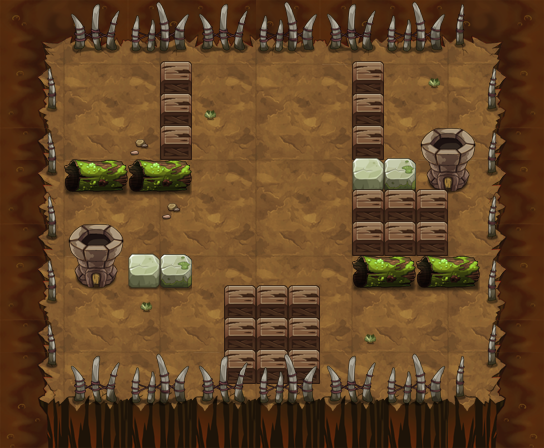

Below is a game level as drawn by its tile map, then a one-line description and the .tmx that defines it (tile-layer data replaced by summaries):
An orthogonal 17x14 tile map with 32x32 px tiles, 16 tile layers (PASS, 块层 2, 块层 5, 块层 3, ...) and 27 objects (23x TRAP, 3x yjdw1, PLAYER).

<map version="1.0" orientation="orthogonal" width="17" height="14" tilewidth="32" tileheight="32">
 <properties>
  <property name="DESTRY1" value="25" />
  <property name="DESTRY2" value="27" />
  <property name="DESTRY_COUNT" value="2" />
  <property name="EXP" value="1040" />
  <property name="ITEM" value="D039" />
  <property name="MONEY" value="1560" />
 </properties>
 <tileset firstgid="1" name="yjbl" tilewidth="32" tileheight="32">
  <image source="yjbl.png" width="450" height="600" />
 </tileset>
 <layer name="PASS" width="17" height="14">
  <data>[238 cells, 147 non-empty, 11 distinct tile ids]</data>
 </layer>
 <layer name="块层 2" width="17" height="14">
  <data>[238 cells, 238 non-empty, 31 distinct tile ids]</data>
 </layer>
 <layer name="块层 5" width="17" height="14">
  <data>[238 cells, 16 non-empty, 6 distinct tile ids]</data>
 </layer>
 <layer name="块层 3" width="17" height="14">
  <data>[238 cells, 65 non-empty, 12 distinct tile ids]</data>
 </layer>
 <layer name="块层 6" width="17" height="14">
  <data>[238 cells, 37 non-empty, 7 distinct tile ids]</data>
 </layer>
 <layer name="SHELTER 11" width="17" height="14">
  <data>[238 cells, 13 non-empty, 5 distinct tile ids]</data>
 </layer>
 <layer name="SHELTER 10" width="17" height="14">
  <data>[238 cells, 3 non-empty, 1 distinct tile ids]</data>
 </layer>
 <layer name="SHELTER 9" width="17" height="14">
  <data>[238 cells, 3 non-empty, 1 distinct tile ids]</data>
 </layer>
 <layer name="SHELTER 8" width="17" height="14">
  <data>[238 cells, 3 non-empty, 1 distinct tile ids]</data>
 </layer>
 <layer name="SHELTER 7" width="17" height="14">
  <data>[238 cells, 8 non-empty, 6 distinct tile ids]</data>
 </layer>
 <layer name="SHELTER 6" width="17" height="14">
  <data>[238 cells, 3 non-empty, 1 distinct tile ids]</data>
 </layer>
 <layer name="SHELTER 5" width="17" height="14">
  <data>[238 cells, 3 non-empty, 1 distinct tile ids]</data>
 </layer>
 <layer name="SHELTER 4" width="17" height="14">
  <data>[238 cells, 8 non-empty, 6 distinct tile ids]</data>
 </layer>
 <layer name="SHELTER 3" width="17" height="14">
  <data>[238 cells, 2 non-empty, 1 distinct tile ids]</data>
 </layer>
 <layer name="SHELTER 2" width="17" height="14">
  <data>[238 cells, 2 non-empty, 1 distinct tile ids]</data>
 </layer>
 <layer name="SHELTER 1" width="17" height="14">
  <data>[238 cells, 2 non-empty, 1 distinct tile ids]</data>
 </layer>
 <objectgroup name="对象层 1" width="17" height="14">
  <object name="liusha" type="TRAP" x="256" y="192" width="32" height="32">
   <properties>
    <property name="lua_ai" value="trap_mire_ai" />
    <property name="trap_ani" value="liusha.actor" />
    <property name="trap_floor" value="true" />
    <property name="trap_sh" value="1" />
    <property name="trap_sw" value="1" />
   </properties>
  </object>
  <object name="PLAYER" type="PLAYER" x="64" y="192" width="32" height="32" />
  <object name="yjdw1" x="224" y="64" width="32" height="32">
   <properties>
    <property name="buff_type" value="fire_shell" />
    <property name="lua_ai" value="monster_yjdw_ai" />
    <property name="quality" value="yjdw1.quality" />
   </properties>
  </object>
  <object name="staff_driger_control" type="TRAP" x="0" y="416" width="32" height="32">
   <properties>
    <property name="trap_delay" value="10" />
    <property name="trap_id" value="0" />
    <property name="trap_script" value="trap(&quot;staff_driger&quot;):setOpened(true);" />
    <property name="trap_start_mode" value="2" />
    <property name="trap_state" value="open" />
   </properties>
  </object>
  <object name="staff_driger" type="TRAP" x="448" y="224" width="32" height="32">
   <properties>
    <property name="trap_ani" value="driger.actor" />
    <property name="trap_floor" value="true" />
    <property name="trap_id" value="0" />
    <property name="trap_script" value="target(&quot;PLAYER&quot;):setCurrentUseSkill(  make_ice_staff_skill()  );target(&quot;PLAYER&quot;):setEffectAnimateName(&quot;find_player.ani&quot;);trap(&quot;staff_driger&quot;):setOpened(false)" />
    <property name="trap_start_mode" value="0" />
    <property name="trap_state" value="open" />
   </properties>
  </object>
  <object name="yjdw1" x="128" y="320" width="32" height="32">
   <properties>
    <property name="buff_type" value="fire_shell" />
    <property name="lua_ai" value="monster_yjdw_ai" />
    <property name="quality" value="yjdw1.quality" />
   </properties>
  </object>
  <object name="yjdw1" x="384" y="320" width="32" height="32">
   <properties>
    <property name="buff_type" value="fire_shell" />
    <property name="lua_ai" value="monster_yjdw_ai" />
    <property name="quality" value="yjdw1.quality" />
   </properties>
  </object>
  <object name="belt_down" type="TRAP" x="192" y="96" width="32" height="32">
   <properties>
    <property name="lua_ai" value="trap_belt_down_ai" />
    <property name="trap_ani" value="belt_down.actor" />
    <property name="trap_floor" value="true" />
   </properties>
  </object>
  <object name="belt_down" type="TRAP" x="192" y="128" width="32" height="32">
   <properties>
    <property name="lua_ai" value="trap_belt_down_ai" />
    <property name="trap_ani" value="belt_down.actor" />
    <property name="trap_floor" value="true" />
   </properties>
  </object>
  <object name="belt_down" type="TRAP" x="192" y="160" width="32" height="32">
   <properties>
    <property name="lua_ai" value="trap_belt_down_ai" />
    <property name="trap_ani" value="belt_down.actor" />
    <property name="trap_floor" value="true" />
   </properties>
  </object>
  <object name="belt_down" type="TRAP" x="192" y="192" width="32" height="32">
   <properties>
    <property name="lua_ai" value="trap_belt_down_ai" />
    <property name="trap_ani" value="belt_down.actor" />
    <property name="trap_floor" value="true" />
   </properties>
  </object>
  <object name="belt_down" type="TRAP" x="192" y="224" width="32" height="32">
   <properties>
    <property name="lua_ai" value="trap_belt_down_ai" />
    <property name="trap_ani" value="belt_down.actor" />
    <property name="trap_floor" value="true" />
   </properties>
  </object>
  <object name="belt_down" type="TRAP" x="192" y="256" width="32" height="32">
   <properties>
    <property name="lua_ai" value="trap_belt_down_ai" />
    <property name="trap_ani" value="belt_down.actor" />
    <property name="trap_floor" value="true" />
   </properties>
  </object>
  <object name="belt_down" type="TRAP" x="192" y="288" width="32" height="32">
   <properties>
    <property name="lua_ai" value="trap_belt_down_ai" />
    <property name="trap_ani" value="belt_down.actor" />
    <property name="trap_floor" value="true" />
   </properties>
  </object>
  <object name="belt_down" type="TRAP" x="192" y="320" width="32" height="32">
   <properties>
    <property name="lua_ai" value="trap_belt_down_ai" />
    <property name="trap_ani" value="belt_down.actor" />
    <property name="trap_floor" value="true" />
   </properties>
  </object>
  </objectgroup>
</map>
<!-- 12 of 27 objects omitted -->
